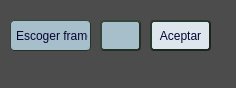
<?xml version="1.0" encoding="UTF-8"?>
<ui version="4.0">
 <class>segunda_ventana</class>
 <widget class="QMainWindow" name="segunda_ventana">
  <property name="geometry">
   <rect>
    <x>0</x>
    <y>0</y>
    <width>236</width>
    <height>88</height>
   </rect>
  </property>
  <property name="windowTitle">
   <string>MainWindow</string>
  </property>
  <property name="windowIcon">
   <iconset>
    <normaloff>upch_logo.png</normaloff>upch_logo.png</iconset>
  </property>
  <property name="styleSheet">
   <string notr="true">background-color: rgb(76, 76, 76);</string>
  </property>
  <widget class="QWidget" name="centralwidget">
   <widget class="QTextEdit" name="c_frame">
    <property name="geometry">
     <rect>
      <x>100</x>
      <y>20</y>
      <width>41</width>
      <height>31</height>
     </rect>
    </property>
    <property name="styleSheet">
     <string notr="true">QTextEdit{
color: rgb(6, 5, 50);
font: 9pt &quot;Segoe MDL2 Assets&quot;;
background-color:rgb(167, 190, 203);
border-style:outset;
border-top-left-radius: 4px;
border-radius: 4px;
border-width: 2px;
padding: 2px;
border-color: rgb(34, 48, 38);
}</string>
    </property>
    <property name="verticalScrollBarPolicy">
     <enum>Qt::ScrollBarAlwaysOff</enum>
    </property>
    <property name="horizontalScrollBarPolicy">
     <enum>Qt::ScrollBarAlwaysOff</enum>
    </property>
   </widget>
   <widget class="QLabel" name="l_frame_1">
    <property name="geometry">
     <rect>
      <x>10</x>
      <y>20</y>
      <width>81</width>
      <height>31</height>
     </rect>
    </property>
    <property name="styleSheet">
     <string notr="true">QLabel{
color: rgb(6, 5, 50);
font: 8pt &quot;Segoe MDL2 Assets&quot;;
background-color:rgb(167, 190, 203);
border-style:outset;
border-radius: 4px;
border-width: 1px;
padding: 2px;
border-color: rgb(34, 48, 38);
}</string>
    </property>
    <property name="text">
     <string>Escoger frame:</string>
    </property>
   </widget>
   <widget class="QPushButton" name="acept_f">
    <property name="geometry">
     <rect>
      <x>150</x>
      <y>20</y>
      <width>61</width>
      <height>31</height>
     </rect>
    </property>
    <property name="styleSheet">
     <string notr="true">QPushButton{
color: rgb(6, 5, 50);
font: 9pt &quot;Segoe MDL2 Assets&quot;;
background-color:rgb(221, 230, 237);
border-style:outset;
border-top-left-radius: 4px;
border-radius: 4px;
border-width: 1.5px;
padding: 2px;
border-color: rgb(27, 38, 30);
}</string>
    </property>
    <property name="text">
     <string>Aceptar</string>
    </property>
   </widget>
  </widget>
  <widget class="QStatusBar" name="statusbar"/>
 </widget>
 <resources/>
 <connections/>
</ui>
